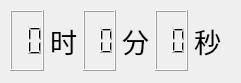
<?xml version="1.0" encoding="UTF-8"?>
<ui version="4.0">
 <class>Dialog</class>
 <widget class="QDialog" name="Dialog">
  <property name="geometry">
   <rect>
    <x>0</x>
    <y>0</y>
    <width>241</width>
    <height>83</height>
   </rect>
  </property>
  <property name="windowTitle">
   <string>Dialog</string>
  </property>
  <widget class="QWidget" name="">
   <property name="geometry">
    <rect>
     <x>10</x>
     <y>10</y>
     <width>211</width>
     <height>61</height>
    </rect>
   </property>
   <layout class="QHBoxLayout" name="horizontalLayout">
    <item>
     <widget class="QLCDNumber" name="lcdHour">
      <property name="digitCount">
       <number>2</number>
      </property>
     </widget>
    </item>
    <item>
     <widget class="QLabel" name="label">
      <property name="font">
       <font>
        <pointsize>20</pointsize>
       </font>
      </property>
      <property name="lineWidth">
       <number>1</number>
      </property>
      <property name="text">
       <string>时</string>
      </property>
     </widget>
    </item>
    <item>
     <widget class="QLCDNumber" name="lcdMinute">
      <property name="digitCount">
       <number>2</number>
      </property>
     </widget>
    </item>
    <item>
     <widget class="QLabel" name="label_2">
      <property name="font">
       <font>
        <pointsize>20</pointsize>
       </font>
      </property>
      <property name="lineWidth">
       <number>1</number>
      </property>
      <property name="text">
       <string>分</string>
      </property>
     </widget>
    </item>
    <item>
     <widget class="QLCDNumber" name="lcdSecond">
      <property name="digitCount">
       <number>2</number>
      </property>
     </widget>
    </item>
    <item>
     <widget class="QLabel" name="label_3">
      <property name="font">
       <font>
        <pointsize>20</pointsize>
       </font>
      </property>
      <property name="lineWidth">
       <number>1</number>
      </property>
      <property name="text">
       <string>秒</string>
      </property>
     </widget>
    </item>
   </layout>
  </widget>
 </widget>
 <resources/>
 <connections/>
</ui>
